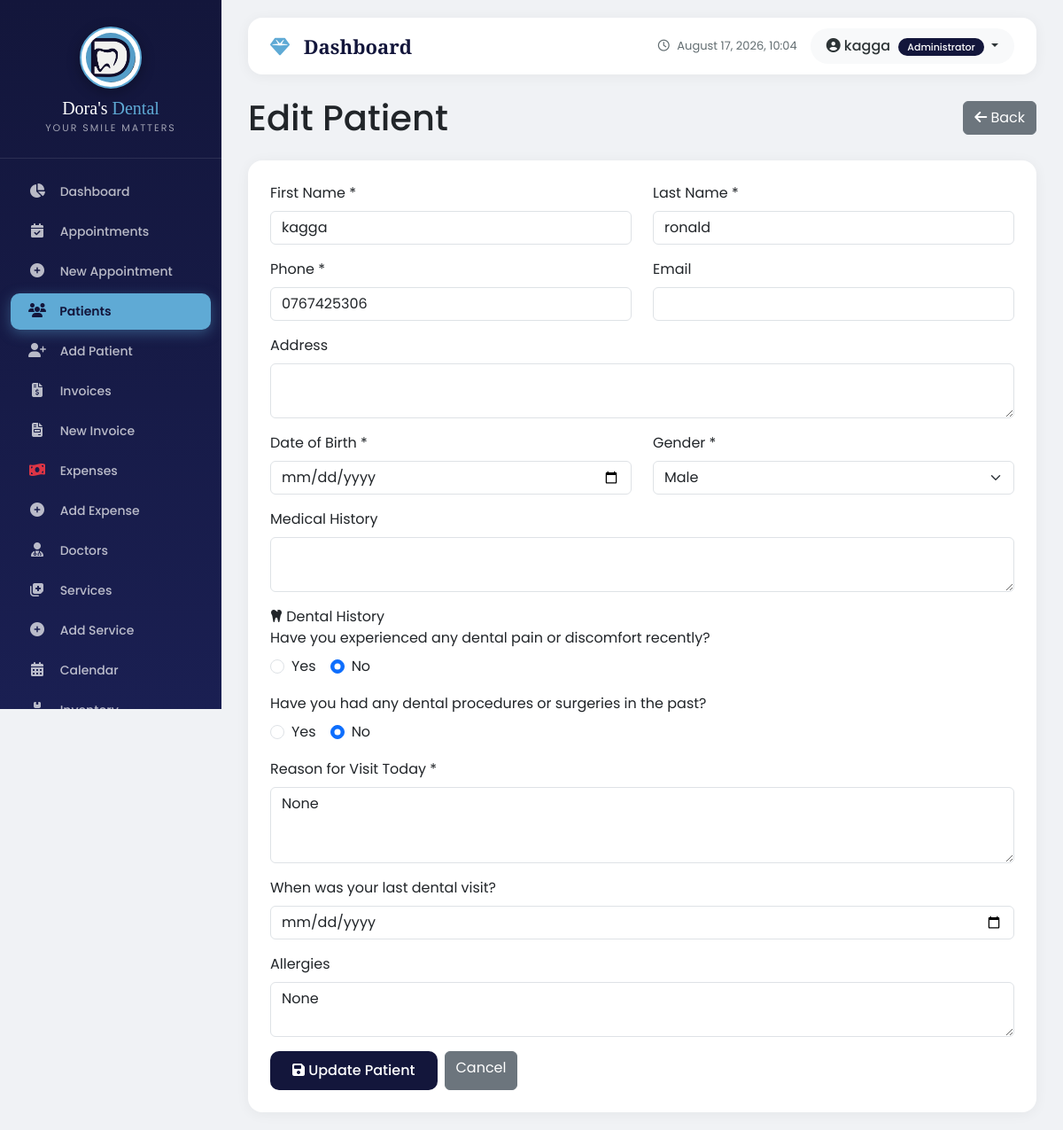
Screenshot of /patients/2/edit/ (signed in) with the database file from the repository.
### core/models.py (models this page shows, shortened)
class UserProfile(models.Model):
    ROLE_CHOICES = [
        ('admin', 'Administrator'),
        ('doctor', 'Doctor'),
        ('receptionist', 'Receptionist'),
        ('accountant', 'Accountant'),
        ('nurse', 'Nurse'),
        ('assistant', 'Assistant'),
    ]
    user = models.OneToOneField(User, on_delete=models.CASCADE, related_name='profile')
    role = models.CharField(max_length=20, choices=ROLE_CHOICES, default='receptionist')
    phone = models.CharField(max_length=20, blank=True, null=True)
    address = models.TextField(blank=True, null=True)
    profile_picture = models.ImageField(upload_to='profile_pics/', blank=True, null=True)
    is_active = models.BooleanField(default=True)
    created_at = models.DateTimeField(auto_now_add=True)
    updated_at = models.DateTimeField(auto_now=True)
    doctor = models.OneToOneField('appointments.Doctor', on_delete=models.SET_NULL, null=True, blank=True, related_name='user_profile')
    phone_verified = models.BooleanField(default=False)
    otp_code = models.CharField(max_length=6, blank=True, null=True)
    otp_created_at = models.DateTimeField(blank=True, null=True)
    otp_attempts = models.IntegerField(default=0)  # Fixed: added default=0
    last_otp_sent = models.DateTimeField(blank=True, null=True)
    class Meta:
        ordering = ['user__username']

### patients/models.py (models this page shows, shortened)
class Patient(models.Model):
    GENDER_CHOICES = [
        ('M', 'Male'),
        ('F', 'Female'),
        ('O', 'Other'),
    ]
    first_name = models.CharField(max_length=100)
    last_name = models.CharField(max_length=100)
    date_of_birth = models.DateField(blank=True, null=True)
    age_years = models.IntegerField(blank=True, null=True, help_text="If date of birth is unknown, enter age in years")
    gender = models.CharField(max_length=1, choices=GENDER_CHOICES)
    profile_picture = models.ImageField(upload_to='patient_photos/', blank=True, null=True)
    phone = models.CharField(max_length=20)
    email = models.EmailField(blank=True, null=True)
    address = models.TextField(blank=True, null=True)
    next_of_kin = models.CharField(max_length=200, blank=True, null=True)
    next_of_kin_contact = models.CharField(max_length=20, blank=True, null=True)
    under_physician = models.CharField(max_length=3, blank=True, null=True, choices=[('yes', 'Yes'), ('no', 'No')])
    physician_details = models.TextField(blank=True, null=True)
    allergies = models.TextField(blank=True, null=True)
    current_medications = models.TextField(blank=True, null=True)
    reason_for_visit = models.TextField(blank=True, null=True)
    dental_discomfort = models.CharField(max_length=3, blank=True, null=True, choices=[('yes', 'Yes'), ('no', 'No')])
    discomfort_details = models.TextField(blank=True, null=True)
    last_dental_visit = models.DateField(blank=True, null=True)
    previous_surgery = models.CharField(max_length=3, blank=True, null=True, choices=[('yes', 'Yes'), ('no', 'No')])
    surgery_details = models.TextField(blank=True, null=True)
    registered_at = models.DateTimeField(auto_now_add=True)  # ✅ This is the fix!
    is_active = models.BooleanField(default=True)
    @property
    def age(self):
        """Calculate age from date of birth or use age_years"""
        if self.date_of_birth:
            today = date.today()
            age = today.year - self.date_of_birth.year
            if (today.month, today.day) < (self.date_of_birth.month, self.date_of_birth.day):
                age -= 1
            return age
        return self.age_years
    class Meta:
        ordering = ['first_name', 'last_name']
        verbose_name = "Patient"
        verbose_name_plural = "Patients"

### patients/views.py (the view, shortened to what this page needs)
# urls.py: path('<int:pk>/edit/', views.patient_edit, name='edit'),
@login_required
def patient_edit(request, pk):
    user_profile = request.user.profile
    if user_profile.role == 'doctor':
        messages.error(request, '❌ Doctors are not allowed to edit patients.')
        return redirect('patients:list')
    patient = get_object_or_404(Patient, pk=pk)
    context = {
        'patient': patient,
    }
    return render(request, 'patients/edit.html', context)

### patients/templates/patients/edit.html (shortened to what this page needs)
{% extends 'base.html' %}
{% load static %}
{% block content %}
<div class="d-flex justify-content-between align-items-center mb-4">
    <h1 class="mb-0">Edit Patient</h1>
    <a href="{% url 'patients:detail' patient.pk %}" class="btn btn-secondary">
        <i class="fas fa-arrow-left"></i> Back
    </a>
</div>
<div class="card">
    <div class="card-body">
        <form method="post">
            <div class="row">
                <div class="col-md-6">
                    <div class="mb-3">
                        <label class="form-label">First Name *</label>
                        <input type="text" name="first_name" class="form-control" value="{{ patient.first_name }}" required>
                    </div>
                </div>
                <div class="col-md-6">
                    <div class="mb-3">
                        <label class="form-label">Last Name *</label>
                        <input type="text" name="last_name" class="form-control" value="{{ patient.last_name }}" required>
                    </div>
                </div>
            </div>
            <div class="row">
                <div class="col-md-6">
                    <div class="mb-3">
                        <label class="form-label">Phone *</label>
                        <input type="text" name="phone" class="form-control" value="{{ patient.phone }}" required>
                    </div>
                </div>
                <div class="col-md-6">
                    <div class="mb-3">
                        <label class="form-label">Email</label>
                        <input type="email" name="email" class="form-control" value="{{ patient.email }}">
                    </div>
                </div>
            </div>
            <div class="mb-3">
                <label class="form-label">Address</label>
                <textarea name="address" class="form-control" rows="2">{{ patient.address }}</textarea>
            </div>
            <div class="row">
                <div class="col-md-6">
                    <div class="mb-3">
                        <label class="form-label">Date of Birth *</label>
                        <input type="date" name="date_of_birth" class="form-control" value="{{ patient.date_of_birth|date:'Y-m-d' }}" required>
                    </div>
                </div>
                <div class="col-md-6">
                    <div class="mb-3">
                        <label class="form-label">Gender *</label>
                        <select name="gender" class="form-select" required>
                            <option value="M" {% if patient.gender == 'M' %}selected{% endif %}>Male</option>
                        </select>
                    </div>
                </div>
            </div>
            <div class="mb-3">
                <label class="form-label">Medical History</label>
                <textarea name="medical_history" class="form-control" rows="2">{{ patient.medical_history }}</textarea>
            </div>
<div class="form-section">
    <div class="section-title">
        <i class="fas fa-tooth"></i> Dental History
    </div>
    <div class="mb-3">
        <label class="form-label">Have you experienced any dental pain or discomfort recently?</label>
        <div class="d-flex gap-3">
            <div class="form-check">
                <input class="form-check-input" type="radio" name="dental_discomfort" id="discomfort_yes" value="yes" {% if patient.dental_discomfort == 'yes' %}checked{% endif %}>
                <label class="form-check-label" for="discomfort_yes">Yes</label>
            </div>
            <div class="form-check">
                <input class="form-check-input" type="radio" name="dental_discomfort" id="discomfort_no" value="no" {% if patient.dental_discomfort == 'no' or not patient.dental_discomfort %}checked{% endif %}>
                <label class="form-check-label" for="discomfort_no">No</label>
            </div>
        </div>
    </div>
    <div class="mb-3">
        <label class="form-label">Have you had any dental procedures or surgeries in the past?</label>
        <div class="d-flex gap-3">
            <div class="form-check">
                <input class="form-check-input" type="radio" name="previous_surgery" id="surgery_yes" value="yes" {% if patient.previous_surgery == 'yes' %}checked{% endif %}>
                <label class="form-check-label" for="surgery_yes">Yes</label>
            </div>
            <div class="form-check">
                <input class="form-check-input" type="radio" name="previous_surgery" id="surgery_no" value="no" {% if patient.previous_surgery == 'no' or not patient.previous_surgery %}checked{% endif %}>
                <label class="form-check-label" for="surgery_no">No</label>
            </div>
        </div>
    </div>
    <div class="mb-3">
        <label for="reason_for_visit" class="form-label">Reason for Visit Today <span class="required">*</span></label>
        <textarea class="form-control" id="reason_for_visit" name="reason_for_visit" rows="3" required>{{ patient.reason_for_visit }}</textarea>
    </div>
    <div class="mb-3">
        <label for="last_dental_visit" class="form-label">When was your last dental visit?</label>
        <input type="date" class="form-control" id="last_dental_visit" name="last_dental_visit" value="{{ patient.last_dental_visit|date:'Y-m-d' }}">
    </div>
</div>
            <div class="mb-3">
                <label class="form-label">Allergies</label>
                <textarea name="allergies" class="form-control" rows="2">{{ patient.allergies }}</textarea>
            </div>
            <div class="d-flex gap-2">
                <button type="submit" class="btn btn-primary">
                    <i class="fas fa-save"></i> Update Patient
                </button>
                <a href="{% url 'patients:detail' patient.pk %}" class="btn btn-secondary">Cancel</a>
            </div>
        </form>
    </div>
</div>
{% endblock %}

### templates/base.html (shortened to what this page needs)
<!DOCTYPE html>
<html lang="en">
<head>
    <link href="https://cdn.jsdelivr.net/npm/bootstrap@5.3.0/dist/css/bootstrap.min.css" rel="stylesheet">
    <link rel="stylesheet" href="https://cdnjs.cloudflare.com/ajax/libs/font-awesome/6.4.0/css/all.min.css">
    {% load static %}
</head>
<body>
    {% if user.is_authenticated %}
        <div class="sidebar">
            <div class="brand">
                <div class="logo-wrapper">
                    <img src="{% static 'images/dental_logo.png' %}" alt="Dora's Dental Logo">
                </div>
                <h3>Dora's <span>Dental</span></h3>
                <div class="tagline">Your Smile Matters</div>
            </div>
            <nav class="nav flex-column">
                <a class="nav-link "
                   href="
                   {% if user.profile.role == 'admin' %}
                       {% url 'core:admin_dashboard' %}
                   {% elif user.profile.role == 'doctor' %}
                       {% url 'core:doctor_dashboard' %}
                   {% elif user.profile.role == 'receptionist' %}
                       {% url 'core:receptionist_dashboard' %}
                   {% elif user.profile.role == 'accountant' %}
                       {% url 'core:accountant_dashboard' %}
                   {% else %}
                       {% url 'core:dashboard' %}
                   {% endif %}
                ">
                    <i class="fas fa-chart-pie"></i> <span>Dashboard</span>
                </a>
                <a class="nav-link {% if 'appointments' in request.path and 'add' not in request.path %}active{% endif %}" href="{% url 'appointments:list' %}">
                    <i class="fas fa-calendar-check"></i> <span>Appointments</span>
                </a>
                <a class="nav-link" href="{% url 'appointments:add' %}">
                    <i class="fas fa-plus-circle"></i> <span>New Appointment</span>
                </a>
                <a class="nav-link {% if 'patients' in request.path %}active{% endif %}" href="{% url 'patients:list' %}">
                    <i class="fas fa-users"></i> <span>Patients</span>
                </a>
                <a class="nav-link" href="{% url 'patients:add' %}">
                    <i class="fas fa-user-plus"></i> <span>Add Patient</span>
                </a>
                {% if user.profile.role == 'admin' or user.profile.role == 'accountant' %}
                    <a class="nav-link {% if 'billing' in request.path and 'expense' not in request.path and 'balance' not in request.path %}active{% endif %}" href="{% url 'billing:list' %}">
                        <i class="fas fa-file-invoice-dollar"></i> <span>Invoices</span>
                    </a>
                    <a class="nav-link" href="{% url 'billing:add' %}">
                        <i class="fas fa-file-invoice"></i> <span>New Invoice</span>
                    </a>
                    <a class="nav-link {% if 'expense' in request.path and 'add' not in request.path %}active{% endif %}" href="{% url 'billing:expense_list' %}">
                        <i class="fas fa-money-bill-wave text-danger"></i> <span>Expenses</span>
                    </a>
                    <a class="nav-link" href="{% url 'billing:expense_add' %}">
                        <i class="fas fa-plus-circle"></i> <span>Add Expense</span>
                    </a>
                {% endif %}
                <a class="nav-link" href="{% url 'appointments:doctors' %}">
                    <i class="fas fa-user-md"></i> <span>Doctors</span>
                </a>
                <a class="nav-link {% if 'services' in request.path and 'add' not in request.path %}active{% endif %}" href="{% url 'appointments:services' %}">
                    <i class="fas fa-notes-medical"></i> <span>Services</span>
                </a>
                <a class="nav-link" href="{% url 'appointments:service_add' %}">
                    <i class="fas fa-plus-circle"></i> <span>Add Service</span>
                </a>
                <a class="nav-link" href="{% url 'appointments:calendar' %}">
                    <i class="fas fa-calendar-alt"></i> <span>Calendar</span>
                </a>
                {% if user.profile.role == 'admin' or user.profile.role == 'accountant' %}
                    <a class="nav-link {% if 'inventory' in request.path and 'low-stock' not in request.path %}active{% endif %}" href="{% url 'inventory:list' %}">
                        <i class="fas fa-boxes"></i> <span>Inventory</span>
                    </a>
                {% endif %}
            </nav>
        </div>
        <div class="main-content">
            <div class="top-navbar">
                <div class="page-title">
                    <i class="fas fa-gem"></i> {% block page_title %}Dashboard{% endblock %}
                </div>
                <div class="user-info">
                    <div class="clock">
                        <i class="far fa-clock"></i> {% now "F j, Y, H:i" %}
                    </div>
                    <div class="user-dropdown dropdown">
                        <button class="btn dropdown-toggle" type="button" data-bs-toggle="dropdown">
                            <i class="fas fa-user-circle"></i> {{ user.get_full_name|default:user.username }}
                            <span class="role-badge">{{ user.profile.get_role_display }}</span>
                        </button>
                    </div>
                </div>
            </div>
            {% block content %}{% endblock %}
        </div>
    {% else %}
        <script>
            window.location.href = "{% url 'core:login' %}";
        </script>
    {% endif %}
</body>
</html>

### rows the page displays
Patient: first_name "kagga", last_name "ronald", phone "0767425306", gender "Male", dental_discomfort "☐ Yes", dental_discomfort "☑ No", previous_surgery "☐ Yes", previous_surgery "☑ No", reason_for_visit "None", allergies "None"

### other values shown
{{ user.get_full_name|default:user.username }} "kagga"
{{ user.profile.get_role_display }} "Administrator"
